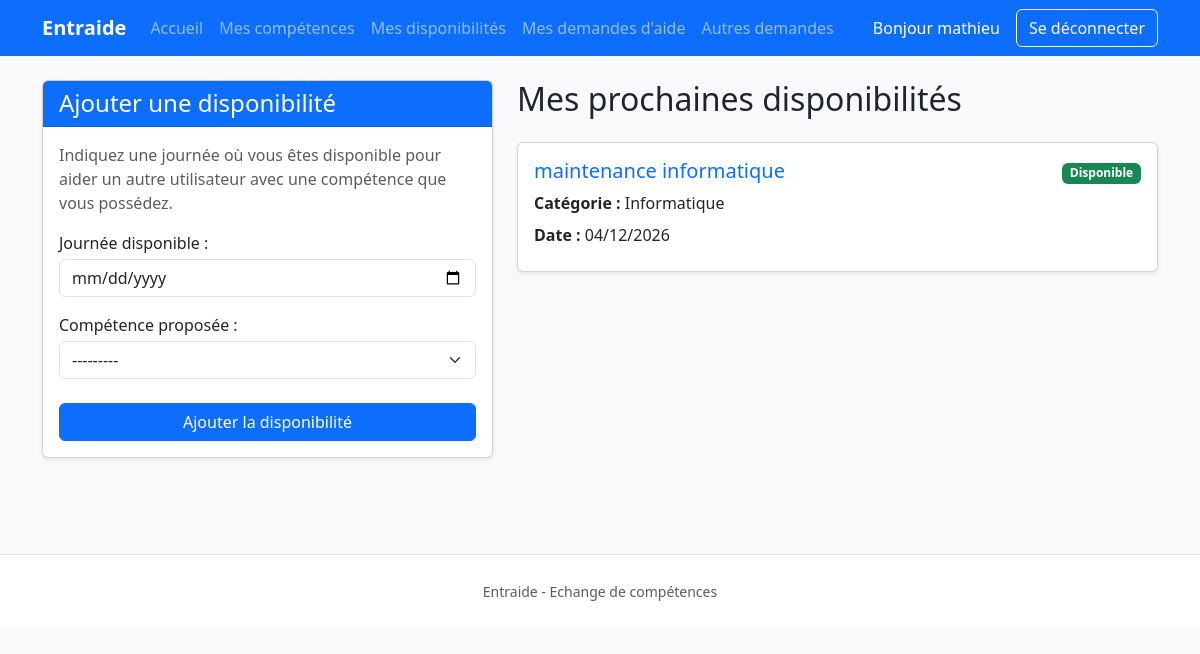
The app's page /my-availabilities (signed in) with its own data.
### exchange/models.py (models this page shows, shortened)
class Availability(models.Model):
    user = models.ForeignKey(
        settings.AUTH_USER_MODEL,
        on_delete=models.CASCADE,
        related_name="availabilities",
        verbose_name="utilisateur",
    )
    skill = models.ForeignKey(
        Skill,
        on_delete=models.CASCADE,
        related_name="availabilities",
        verbose_name="compétence proposée",
    )
    date = models.DateField(
        verbose_name="journée disponible",
    )
    is_booked = models.BooleanField(
        default=False,
        verbose_name="créneau réservé",
    )
    created_at = models.DateTimeField(
        auto_now_add=True,
        verbose_name="date de création",
    )
    class Meta:
        verbose_name = "disponibilité"
        verbose_name_plural = "disponibilités"
        ordering = ["date", "skill__name"]
        constraints = [
            models.UniqueConstraint(
                fields=["user", "skill", "date"],
                name="unique_user_skill_availability",
            )
        ]

class Skill(models.Model):
    name = models.CharField(
        max_length=150,
        unique=True,
        verbose_name="nom",
    )
    category = models.ForeignKey(
        Category,
        on_delete=models.PROTECT,
        related_name="skills",
        verbose_name="catégorie",
    )
    description = models.TextField(
        blank=True,
        verbose_name="description",
    )
    class Meta:
        verbose_name = "compétence"
        verbose_name_plural = "compétences"
        ordering = ["category__name", "name"]
    def __str__(self):
        return f"{self.name} ({self.category.name})"

class Category(models.Model):
    name = models.CharField(
        max_length=100,
        unique=True,
        verbose_name="nom",
    )
    class Meta:
        verbose_name = "catégorie"
        verbose_name_plural = "catégories"
        ordering = ["name"]

### exchange/views.py (the view)
# urls.py: path( "my-availabilities",views.my_availabilities,name="my_availabilities",),
@login_required
def my_availabilities(request):
	if request.method == "POST":
		form = AvailabilityForm(
			request.POST,
			user=request.user,
		)
		if form.is_valid():
			availability = form.save(
				commit=False
			)
			availability.user = request.user
			availability.save()
			return redirect(
				"exchange:my_availabilities"
			)
	else:
		form = AvailabilityForm(
			user=request.user
		)
	availabilities = (
		Availability.objects
		.filter(
			user=request.user,
			date__gte=timezone.localdate(),
		)
		.select_related(
			"skill",
			"skill__category",
		)
		.order_by(
			"date",
			"skill__name",
		)
	)
	context = {
		"form": form,
		"availabilities": availabilities,
	}
	return render(
		request,
		"exchange/my_availabilities.html",
		context,
	)

### exchange/templates/exchange/my_availabilities.html (shortened to what this page needs)
{% extends "exchange/base.html" %}
{% block content %}
<div class="row">
    <div class="col-lg-5 mb-4">
        <div class="card shadow-sm">
            <div class="card-header bg-primary text-white">
                <h2 class="h4 mb-0">
                    Ajouter une disponibilité
                </h2>
            </div>
            <div class="card-body">
                <p class="text-muted">
                    Indiquez une journée où vous êtes disponible
                    pour aider un autre utilisateur avec une
                    compétence que vous possédez.
                </p>
                <form method="post">
                    <div class="mb-3">
                        {{ form.date.label_tag }}
                        <div class="mt-1">
                            {{ form.date }}
                        </div>
                    </div>
                    <div class="mb-4">
                        {{ form.skill.label_tag }}
                        <div class="mt-1">
                            {{ form.skill }}
                        </div>
                    </div>
                    <div class="d-grid">
                        <button
                            type="submit"
                            class="btn btn-primary"
                        >
                            Ajouter la disponibilité
                        </button>
                    </div>
                </form>
            </div>
        </div>
    </div>
    <div class="col-lg-7">
        <h2 class="mb-4">
            Mes prochaines disponibilités
        </h2>
        {% for availability in availabilities %}
            <div class="card mb-3 shadow-sm">
                <div class="card-body">
                    <div
                        class="d-flex
                               justify-content-between
                               align-items-start"
                    >
                        <div>
                            <h5 class="card-title text-primary">
                                {{ availability.skill.name }}
                            </h5>
                            <p class="card-text mb-2">
                                <strong>Catégorie :</strong>
                                {{ availability.skill.category.name }}
                            </p>
                            <p class="card-text mb-2">
                                <strong>Date :</strong>
                                {{ availability.date|date:"d/m/Y" }}
                            </p>
                        </div>
                        <div>
                            {% if availability.is_booked %}
                                <span class="badge bg-danger">
                                    Réservé
                                </span>
                            {% else %}
                                <span class="badge bg-success">
                                    Disponible
                                </span>
                            {% endif %}
                        </div>
                    </div>
                </div>
            </div>
        {% empty %}
            <div class="alert alert-info">
                Vous n'avez aucune disponibilité à venir.
            </div>
        {% endfor %}
    </div>
</div>
{% endblock %}

### exchange/templates/exchange/base.html (shortened to what this page needs)
<!DOCTYPE html>
<html lang="fr">
<head>
    <link
            href="https://cdn.jsdelivr.net/npm/bootstrap@5.3.3/dist/css/bootstrap.min.css"
            rel="stylesheet"
    >
</head>
<body class="bg-light">
<nav class="navbar navbar-expand-lg navbar-dark bg-primary">
    <div class="container">
        <a
                class="navbar-brand fw-bold"
                href="{% url 'exchange:index' %}"
        >
            Entraide
        </a>
        <div
                class="collapse navbar-collapse"
                id="mainNavbar"
        >
            <ul class="navbar-nav me-auto mb-2 mb-lg-0">
                <li class="nav-item">
                    <a class="nav-link" href="{% url 'exchange:index' %}">
                        Accueil
                    </a>
                </li>
                {% if user.is_authenticated %}
                <li class="nav-item">
                    <a class="nav-link"
                       href="{% url 'exchange:my_skills' %}">
                        Mes compétences
                    </a>
                </li>
                <li class="nav-item">
                    <a class="nav-link" href="{% url 'exchange:my_availabilities' %}">
                        Mes disponibilités
                    </a>
                </li>
                <li class="nav-item">
                    <a class="nav-link" href="{% url 'exchange:my_help_requests' %}">
                        Mes demandes d'aide
                    </a>
                </li>
                <li class="nav-item">
                    <a class="nav-link" href="{% url 'exchange:other_help_requests' %}">
                        Autres demandes
                    </a>
                </li>
                {% endif %}
            </ul>
            {% if user.is_authenticated %}
            <span class="navbar-text text-white me-3">
                        Bonjour
                        {% if user.first_name %}
                            {{ user.first_name }}
                        {% else %}
                            {{ user.username }}
                        {% endif %}
                    </span>
            <form
                    method="post"
                    action="{% url 'exchange:logout' %}"
                    class="d-inline"
            >
                <button
                        type="submit"
                        class="btn btn-outline-light"
                >
                    Se déconnecter
                </button>
            </form>
            {% endif %}
        </div>
    </div>
</nav>
<main class="container py-4">
    {% block content %}
    {% endblock %}
</main>
<footer class="border-top bg-white mt-5">
    <div class="container py-4 text-center text-muted">
        <small>
            Entraide - Echange de compétences
        </small>
    </div>
</footer>
</body>
</html>

### records on screen
Availability: skill.name "maintenance informatique", skill.category.name "Informatique", date "04/12/2026", is_booked "Disponible"

### other values on screen
{{ user.first_name }} "mathieu"
